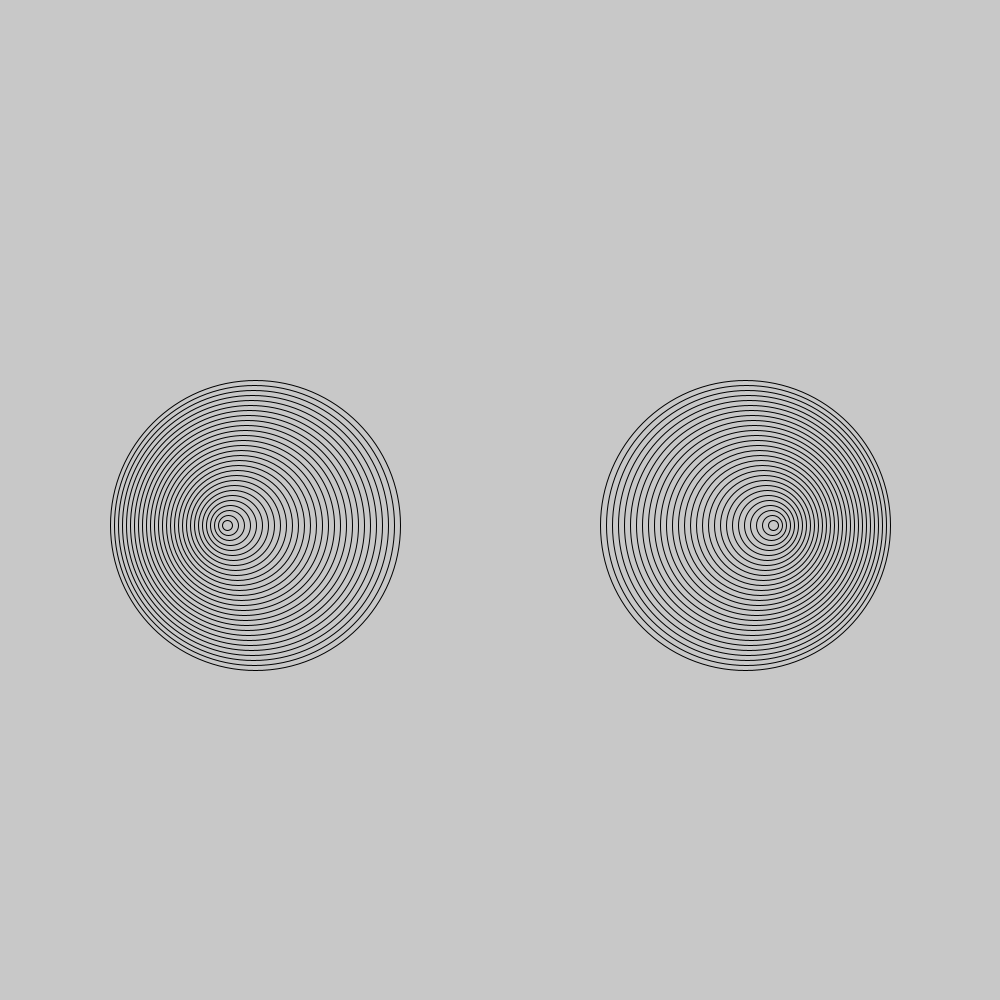
Frame 1 (no input)
Frame 60 (the mouse pressed at the canvas centre just before this capture): blank canvas, image omitted
Frame 120 (the mouse held since frame 60 and released just before this capture): blank canvas, image omitted

The Processing sketch that drew this single still picture (run headless with seeded random() and noise(); from frame 60 on, the mouse is pressed at the canvas centre):

// Processing sketch: Merging_Circles
// ── Merging_Circles.pde
int move = 225;
int move2 = 775;
void setup(){
  size(1000,1000);
}
void draw(){
   background(200);
  for(int i=0;i<300;i+=10){
    move++;
    noFill();
    move2--;
    ellipse(move,525,i,i);
    ellipse(move2,525,i,i);
  }
}
